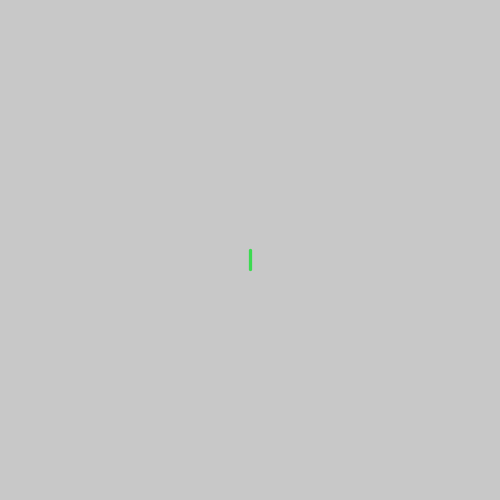
Frame 1 (no input)
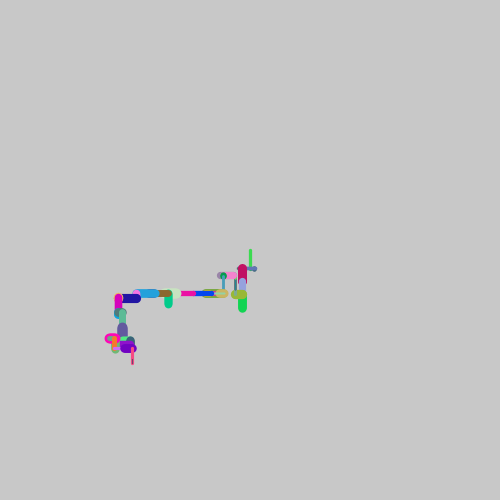
Frame 60 (the mouse pressed at the canvas centre just before this capture)
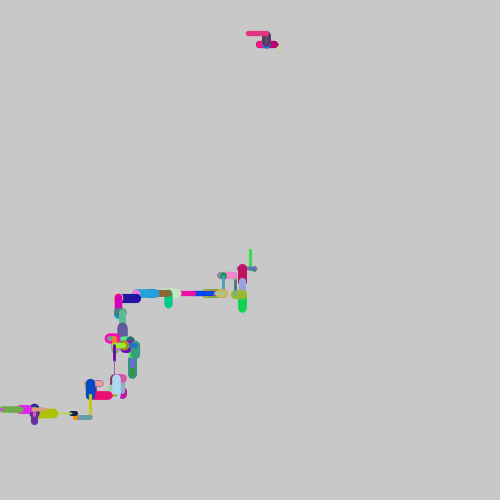
Frame 120 (the mouse held since frame 60 and released just before this capture)

The Processing sketch that drew these frames (run headless with seeded random() and noise(); from frame 60 on, the mouse is pressed at the canvas centre):

// Processing sketch: pointScreensaver
// ── pointScreensaver.pde
float xpos, ypos, strokeW, moveCount;

void setup() {
  size(500, 500);
  background(random(100, 255));
  xpos = width/2;
  ypos = height/2;
}

void draw() {
  strokeW = random(1, 10);
  moveCount = random(1, 20);
  stroke(random(0, 255), random(0, 255), random(0, 255));
  if (xpos > width || xpos < 0 || ypos > height || ypos < 0) {
    xpos = random(width);
    ypos = random(height);
  }
  if (random(100)>70) {
    strokeWeight(strokeW);
    moveLeft(xpos, ypos, moveCount);
  } else if (random(100)>65) {
    strokeWeight(strokeW);
    moveUp(xpos, ypos, moveCount);
  } else if (random(100)>55) {
    strokeWeight(strokeW);
    moveRight(xpos, ypos, moveCount);
  } else {
    strokeWeight(strokeW);
    moveDown(xpos, ypos, moveCount);
  }
}


void moveRight(float startX, float startY, float moveCount) {
  for (float i=0; i<moveCount; i++) {
    point(startX+i, startY);
    xpos = startX+i;
  }
}

void moveLeft(float startX, float startY, float moveCount) {
  for (float i=0; i<moveCount; i++) {
    point(startX-i, startY);
    xpos = startX-i;
  }
}

void moveUp(float startX, float startY, float moveCount) {
  for (float i=0; i<moveCount; i++) {
    point(startX, startY-i);
    ypos = startY-i;
  }
}

void moveDown(float startX, float startY, float moveCount) {
  for (float i=0; i<moveCount; i++) {
    point(startX, startY+i);
    ypos = startY+i;
  }
}
